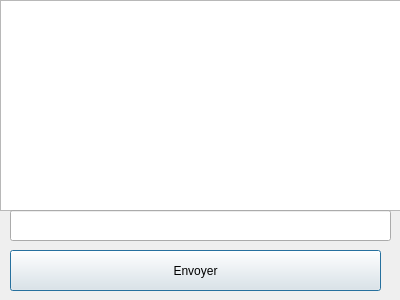
<?xml version="1.0" encoding="UTF-8"?>
<ui version="4.0">
 <class>Dialog</class>
 <widget class="QDialog" name="Dialog">
  <property name="geometry">
   <rect>
    <x>0</x>
    <y>0</y>
    <width>400</width>
    <height>300</height>
   </rect>
  </property>
  <property name="windowTitle">
   <string>Dialog</string>
  </property>
  <widget class="QListWidget" name="listWidget">
   <property name="geometry">
    <rect>
     <x>0</x>
     <y>0</y>
     <width>401</width>
     <height>211</height>
    </rect>
   </property>
  </widget>
  <widget class="QPushButton" name="pushButton">
   <property name="geometry">
    <rect>
     <x>10</x>
     <y>250</y>
     <width>371</width>
     <height>41</height>
    </rect>
   </property>
   <property name="text">
    <string>Envoyer</string>
   </property>
  </widget>
  <widget class="QLineEdit" name="lineEdit">
   <property name="geometry">
    <rect>
     <x>10</x>
     <y>210</y>
     <width>381</width>
     <height>31</height>
    </rect>
   </property>
  </widget>
 </widget>
 <resources/>
 <connections/>
</ui>
